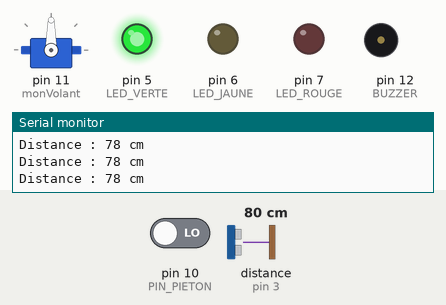
Recording of a sketch running on a simulated Arduino Uno, built with avr-gcc and run on an emulated ATmega328P. Shown: servo, output pins drawn as LEDs (lit = HIGH), buzzer (waves = sounding), the last lines printed to the serial monitor. Wiring (inferred from the names in the program): ultrasonic range finder: trigger pin 2; echo pin 3. Inputs (shaded band) come from the test bench; at power-on: distance to the obstacle (sensor on pin 3) 80 cm, pin 10 (PIN_PIETON) LOW. The echo pulse lasts 58.3 µs per cm; pins used as bus, display or sensor lines are not drawn.

Above: at 1.2 s.
1.3 s: distance to the obstacle (sensor on pin 3) set to 2 cm
At 2.1 s:
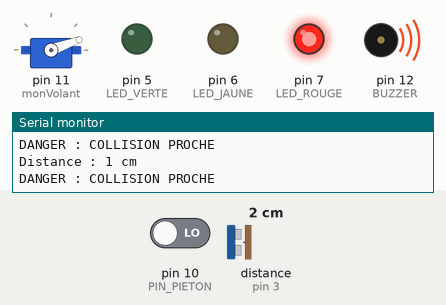
3.3 s: distance to the obstacle (sensor on pin 3) set to 60 cm
At 3.34 s:
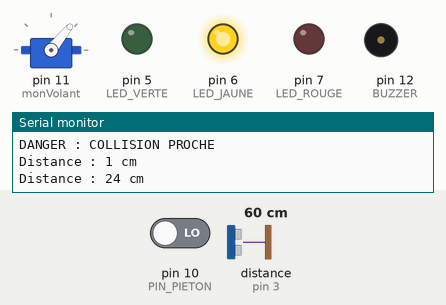
4.9 s: pin 10 (PIN_PIETON) driven HIGH
At 5.3 s:
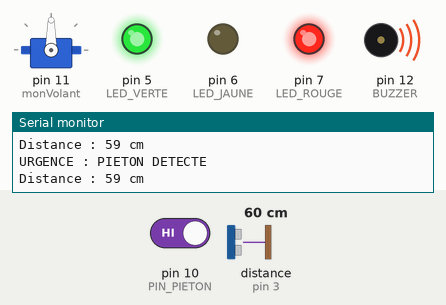
6.4 s: pin 10 (PIN_PIETON) driven LOW
At 6.9 s:
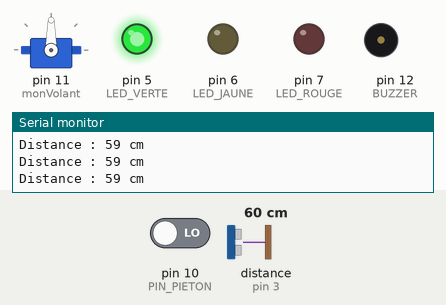
7.9 s: distance to the obstacle (sensor on pin 3) set to 35 cm
At 8.3 s:
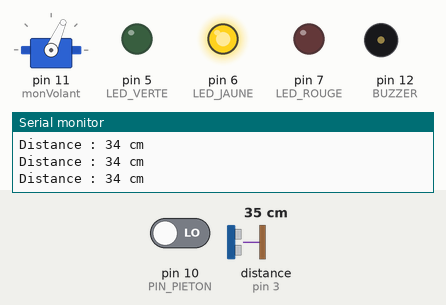
9.4 s: pin 10 (PIN_PIETON) driven HIGH
At 10.1 s:
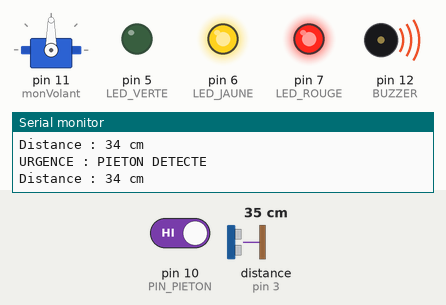
Timing chart, 0 to 11.9 s (numbered marks = the images above; inputs shaded):
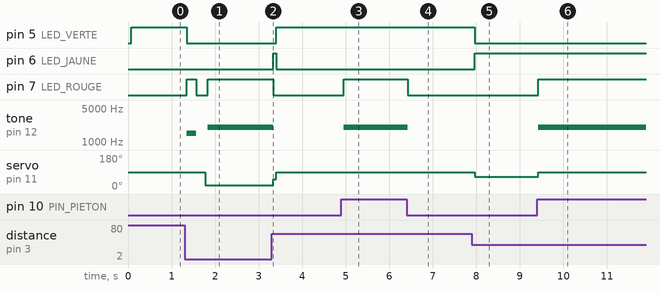

The sketch:

code-projet-final-voiture-autonomes.ino
```cpp
#include <Servo.h>

/*a) La Navigation (Ultrasons + Servo) : Évitement d'obstacles et gestion de la trajectoire.
  b) La Sécurité Périmétrique (PIR "la boule") : Détection thermique de piétons pour le freinage d'urgence.*/

/* --- CONFIGURATION DU SYSTÈME AUTONOME --- */

/* * PROJET : SYSTÈME DE VÉHICULE AUTONOME INTÉGRÉ
 * --------------------------------------------
 * Ce code gère la fusion de 3 systèmes de sécurité :
 * 1. RADAR DE RECUL (Ultrasons + LEDs + Buzzer)
 * 2. DIRECTION ASSISTÉE (Servomoteur proportionnel)
 * 3. DÉTECTION PIÉTON (Capteur thermique PIR)
 */

/* --- CONFIGURATION --- */
Servo monVolant;
const byte TRIG = 2;
const byte ECHO = 3;
const byte BUZZER = 12;
const byte PIN_PIETON = 10;
const byte LED_ROUGE = 7;
const byte LED_JAUNE = 6;
const byte LED_VERTE = 5;

// --- VARIABLES DE LISSAGE (Pour calmer le moteur) ---
long totalDistance = 0;
int moyenneDistance = 0;
const int nbLectures = 5; // On fait la moyenne sur 5 mesures rapides à la suite (nbLectures = 5).

void setup() {
  Serial.begin(9600); //Serial.begin(9600) : Ouvre le canal de communication pour lire les données sur l'ordinateur
  monVolant.attach(11);
  pinMode(TRIG, OUTPUT); //pinMode(...) : Définit si chaque broche doit envoyer du courant ou écouter un signal
  pinMode(PIN_PIETON, INPUT);
  pinMode(BUZZER, OUTPUT);
  pinMode(LED_ROUGE, OUTPUT);
  pinMode(LED_JAUNE, OUTPUT);
  pinMode(LED_VERTE, OUTPUT);

  monVolant.write(90);
}

void loop() {
  // --- 1. FILTRE DE LISSAGE (Le "Calmant") ---
  totalDistance = 0;
  for (int i = 0; i < nbLectures; i++) {
    digitalWrite(TRIG, HIGH);
    delayMicroseconds(10);
    digitalWrite(TRIG, LOW);
    totalDistance += pulseIn(ECHO, HIGH, 25000UL);
    delay(10); // Petite pause entre les lectures
  }

  // Calcul de la distance moyenne en cm du capteur de distance ultrasons
  // 340.0/10000.0, conversion directement du temps (en ms) en distance (cm).
  moyenneDistance = (totalDistance / nbLectures / 2.0) * (340.0 / 10000.0);// diviser par 2 car le son a fait un aller-retour

  // 2. LOGIQUE DE DÉCISION AMÉLIORÉE
  //utilisation de la fonction digitalRead pour lecture et communication avec arduino pour savoir s'il faut agir ou non

  if (digitalRead(PIN_PIETON) == HIGH)  //digitalRead(PIN_PIETON) == HIGH) permet de savoir si le détecteur de mouvement thermique a déclenché une alerte.
  {
    // URGENCE PIÉTON
    digitalWrite(LED_ROUGE, HIGH); // digitalwrite fonction pour l'action => Elle envoie un ordre
    // tone indispensable pour la régulation du buzzer, plus la fréquence est élevée, plus le son est aigu.
    tone(BUZZER, 2000);
    monVolant.write(90); //braquage du volant en cas d'extreme urgence (piéton détecter)
    Serial.println("URGENCE : PIETON DETECTE");
  }
  else {
    noTone(BUZZER); // pas de danger donc buzzer inutile

    // ZONE VERTE : Sécurité totale (> 50 cm)
    // On a monté le seuil pour que le Jaune serve vraiment à quelque chose
    if (moyenneDistance > 50 || moyenneDistance <= 0) {
      digitalWrite(LED_VERTE, HIGH);
      digitalWrite(LED_JAUNE, LOW);
      digitalWrite(LED_ROUGE, LOW);
      monVolant.write(90); // Initialisation : Roues droites volant a 90 degres
    }

    // ZONE JAUNE : Approche (Entre 25 cm et 60 cm)
    // Ici, le volant commence à tourner doucement
    else if (moyenneDistance <= 50 && moyenneDistance > 20)
    {
      digitalWrite(LED_VERTE, LOW);
      digitalWrite(LED_JAUNE, HIGH);
      digitalWrite(LED_ROUGE, LOW);

      // La direction devient fluide et proportionnelle
      int angle = map(moyenneDistance, 20, 50, 45, 90);
      monVolant.write(angle); // initialisation et braquage selon la situation
    }

    // ZONE ROUGE : Danger (< 25 cm)
    else
    {
      digitalWrite(LED_VERTE, LOW);
      digitalWrite(LED_JAUNE, LOW);
      // ajout du BIP PERMANENT SI TRÈS PROCHE
      if (moyenneDistance <= 3)
      {
        // LIGNE AJOUTÉE : À 3cm ou moins, on ne clignote plus
        digitalWrite(LED_ROUGE, HIGH); // LED fixe
        tone(BUZZER, 2000);            // Son continu (pas de noTone)
        Serial.println("DANGER : COLLISION PROCHE");
      }
      else{
      // Alerte sonore et visuelle
      int bipVitesse = map(moyenneDistance, 3, 20, 30, 250);
      digitalWrite(LED_ROUGE, HIGH);
      tone(BUZZER, 1500);
      delay(bipVitesse);
      digitalWrite(LED_ROUGE, LOW);
      noTone(BUZZER);
      delay(bipVitesse);
      }

      monVolant.write(20); // Braquage fort du servo moteur en cas de danger immédiat
    }
  }

  Serial.print("Distance : ");
  Serial.print(moyenneDistance);
  Serial.println(" cm");
}
```

Measured:
- after the input at 1.3 s, pin 5 (LED_VERTE): HIGH → LOW after 0.05 s; pin 7 (LED_ROUGE): LOW → HIGH after 0.05 s, → LOW 0.21 s later, → HIGH 0.26 s later; tone on pin 12 (BUZZER): silent → 1500 Hz after 0.05 s, → silent 0.21 s later, → 2000 Hz 0.26 s later; servo on pin 11 (monVolant): 90° → 20° after 0.47 s
- after the input at 3.3 s, pin 5 (LED_VERTE): LOW → HIGH after 0.10 s; pin 6 (LED_JAUNE): LOW → HIGH at once, → LOW 0.07 s later; pin 7 (LED_ROUGE): HIGH → LOW at once; tone on pin 12 (BUZZER): 2000 Hz → silent at once; servo on pin 11 (monVolant): 20° → 51° at once, → 90° 0.07 s later
- after the input at 4.9 s, pin 7 (LED_ROUGE): LOW → HIGH after 0.05 s; tone on pin 12 (BUZZER): silent → 2000 Hz after 0.05 s
- after the input at 6.4 s, pin 7 (LED_ROUGE): HIGH → LOW at once; tone on pin 12 (BUZZER): 2000 Hz → silent at once
- after the input at 7.9 s, pin 5 (LED_VERTE): HIGH → LOW after 0.07 s; pin 6 (LED_JAUNE): LOW → HIGH after 0.07 s; servo on pin 11 (monVolant): 90° → 66° after 0.07 s
- after the input at 9.4 s, pin 7 (LED_ROUGE): LOW → HIGH at once; tone on pin 12 (BUZZER): silent → 2000 Hz at once; servo on pin 11 (monVolant): 66° → 90° at once
